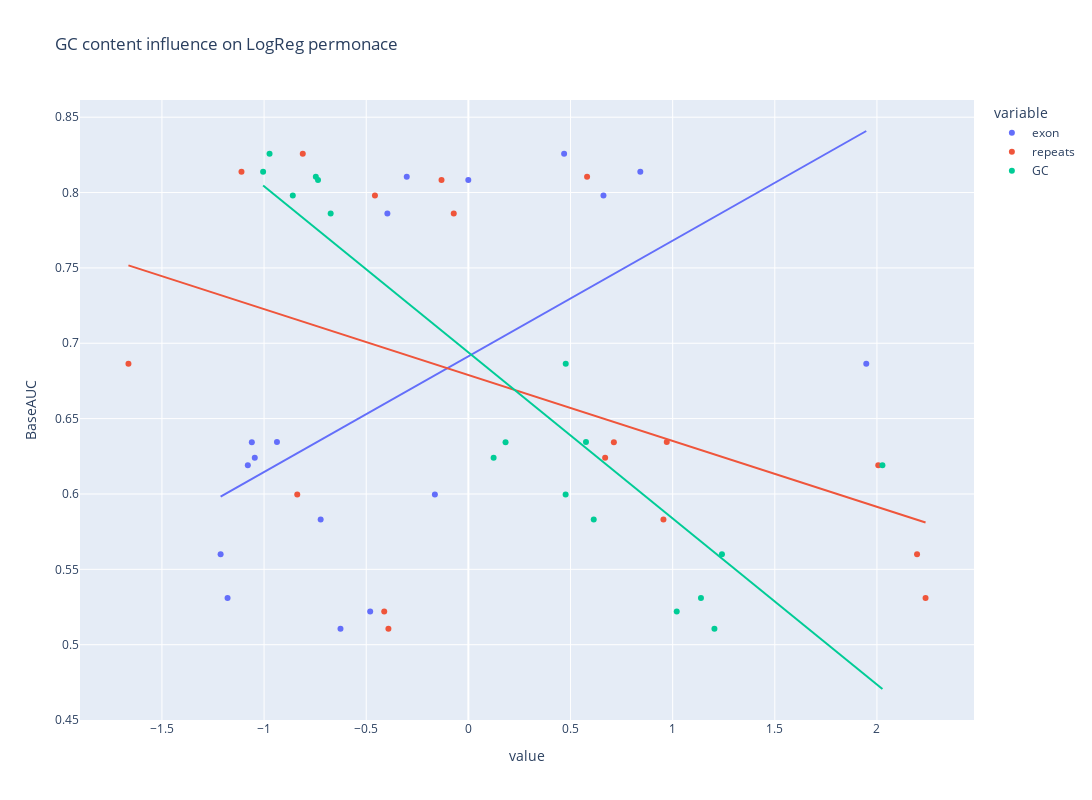

Notebook source saved alongside this figure:
### Code cell
fig = px.scatter(good_performance, 
                 x=[good_performance.exon, good_performance.repeats, good_performance.GC],  
                 y=good_performance.BaseAUC, 
                 #color="DataType", 
                 hover_name="Name",
                 labels={"x": "Absolute Delta GC"},
                 title="GC content influence on LogReg permonace",
                 trendline="ols",
                 width=1400, height=800)
fig.show()

### Figure 1 — Plotly figure (JSON) as saved in the notebook; plotly's stock layout.template omitted (floating-point values rounded to 4 significant figures)
{"data": [{"hovertemplate": "<b>%{hovertext}</b><br><br>variable=exon<br>value=%{x}<br>BaseAUC=%{y}<extra></extra>", "hovertext": ["CLIPSEQ_AGO2", "CLIPSEQ_SFRS1", "CLIPSEQ_elF4AIII_1", "CLIPSEQ_elF4AIII_2", "HITSCLIP_AGO_binding_clusters", "HITSCLIP_AGO_binding_clusters_2", "ICLIP_TDP43", "PARCLIP_AGO1234", "PARCLIP_AGOMNASE", "PARCLIP_ELAVL1A", "PARCLIP_ELAVL1MNASE", "PARCLIP_EWSR1", "PARCLIP_FUS", "PARCLIP_FUS_mut", "PARCLIP_IGF2BP123", "PARCLIP_QKI", "PARCLIP_TAF15"], "legendgroup": "exon", "marker": {"color": "#636efa", "symbol": "circle"}, "mode": "markers", "name": "exon", "orientation": "v", "showlegend": true, "type": "scatter", "x": [-0.1639, -1.08, -1.179, -1.213, -1.046, -1.06, 1.948, -0.937, -0.4806, 0.6612, -0.626, -0.3965, 0.4686, -0.3016, -0.723, 0.8417, -0.000352], "xaxis": "x", "y": [0.5996, 0.6191, 0.5309, 0.56, 0.624, 0.6343, 0.6863, 0.6345, 0.5221, 0.798, 0.5106, 0.7861, 0.8257, 0.8105, 0.5831, 0.8138, 0.8084], "yaxis": "y"}, {"hovertemplate": "<b>OLS trendline</b><br>BaseAUC = 0.0767542 * value + 0.691346<br>R<sup>2</sup>=0.334515<br><br>variable=exon<br>value=%{x}<br>BaseAUC=%{y} <b>(trend)</b><extra></extra>", "legendgroup": "exon", "marker": {"color": "#636efa", "symbol": "circle"}, "mode": "lines", "name": "exon", "showlegend": false, "type": "scatter", "x": [-1.213, -1.179, -1.08, -1.06, -1.046, -0.937, -0.723, -0.626, -0.4806, -0.3965, -0.3016, -0.1639, -0.000352, 0.4686, 0.6612, 0.8417, 1.948], "xaxis": "x", "y": [0.5983, 0.6009, 0.6085, 0.61, 0.6111, 0.6194, 0.6358, 0.6433, 0.6545, 0.6609, 0.6682, 0.6788, 0.6913, 0.7273, 0.7421, 0.7559, 0.8408], "yaxis": "y"}, {"hovertemplate": "<b>%{hovertext}</b><br><br>variable=repeats<br>value=%{x}<br>BaseAUC=%{y}<extra></extra>", "hovertext": ["CLIPSEQ_AGO2", "CLIPSEQ_SFRS1", "CLIPSEQ_elF4AIII_1", "CLIPSEQ_elF4AIII_2", "HITSCLIP_AGO_binding_clusters", "HITSCLIP_AGO_binding_clusters_2", "ICLIP_TDP43", "PARCLIP_AGO1234", "PARCLIP_AGOMNASE", "PARCLIP_ELAVL1A", "PARCLIP_ELAVL1MNASE", "PARCLIP_EWSR1", "PARCLIP_FUS", "PARCLIP_FUS_mut", "PARCLIP_IGF2BP123", "PARCLIP_QKI", "PARCLIP_TAF15"], "legendgroup": "repeats", "marker": {"color": "#EF553B", "symbol": "circle"}, "mode": "markers", "name": "repeats", "orientation": "v", "showlegend": true, "type": "scatter", "x": [-0.8376, 2.006, 2.238, 2.196, 0.6695, 0.7122, -1.664, 0.9711, -0.4119, -0.4574, -0.3914, -0.07153, -0.8106, 0.5811, 0.9549, -1.111, -0.1314], "xaxis": "x", "y": [0.5996, 0.6191, 0.5309, 0.56, 0.624, 0.6343, 0.6863, 0.6345, 0.5221, 0.798, 0.5106, 0.7861, 0.8257, 0.8105, 0.5831, 0.8138, 0.8084], "yaxis": "y"}, {"hovertemplate": "<b>OLS trendline</b><br>BaseAUC = -0.0437344 * value + 0.678908<br>R<sup>2</sup>=0.196021<br><br>variable=repeats<br>value=%{x}<br>BaseAUC=%{y} <b>(trend)</b><extra></extra>", "legendgroup": "repeats", "marker": {"color": "#EF553B", "symbol": "circle"}, "mode": "lines", "name": "repeats", "showlegend": false, "type": "scatter", "x": [-1.664, -1.111, -0.8376, -0.8106, -0.4574, -0.4119, -0.3914, -0.1314, -0.07153, 0.5811, 0.6695, 0.7122, 0.9549, 0.9711, 2.006, 2.196, 2.238], "xaxis": "x", "y": [0.7517, 0.7275, 0.7155, 0.7144, 0.6989, 0.6969, 0.696, 0.6847, 0.682, 0.6535, 0.6496, 0.6478, 0.6371, 0.6364, 0.5912, 0.5829, 0.581], "yaxis": "y"}, {"hovertemplate": "<b>%{hovertext}</b><br><br>variable=GC<br>value=%{x}<br>BaseAUC=%{y}<extra></extra>", "hovertext": ["CLIPSEQ_AGO2", "CLIPSEQ_SFRS1", "CLIPSEQ_elF4AIII_1", "CLIPSEQ_elF4AIII_2", "HITSCLIP_AGO_binding_clusters", "HITSCLIP_AGO_binding_clusters_2", "ICLIP_TDP43", "PARCLIP_AGO1234", "PARCLIP_AGOMNASE", "PARCLIP_ELAVL1A", "PARCLIP_ELAVL1MNASE", "PARCLIP_EWSR1", "PARCLIP_FUS", "PARCLIP_FUS_mut", "PARCLIP_IGF2BP123", "PARCLIP_QKI", "PARCLIP_TAF15"], "legendgroup": "GC", "marker": {"color": "#00cc96", "symbol": "circle"}, "mode": "markers", "name": "GC", "orientation": "v", "showlegend": true, "type": "scatter", "x": [0.476, 2.027, 1.139, 1.241, 0.1236, 0.182, 0.4766, 0.5757, 1.02, -0.8595, 1.204, -0.6741, -0.9733, -0.7467, 0.6136, -1.005, -0.736], "xaxis": "x", "y": [0.5996, 0.6191, 0.5309, 0.56, 0.624, 0.6343, 0.6863, 0.6345, 0.5221, 0.798, 0.5106, 0.7861, 0.8257, 0.8105, 0.5831, 0.8138, 0.8084], "yaxis": "y"}, {"hovertemplate": "<b>OLS trendline</b><br>BaseAUC = -0.110202 * value + 0.693953<br>R<sup>2</sup>=0.795838<br><br>variable=GC<br>value=%{x}<br>BaseAUC=%{y} <b>(trend)</b><extra></extra>", "legendgroup": "GC", "marker": {"color": "#00cc96", "symbol": "circle"}, "mode": "lines", "name": "GC", "showlegend": false, "type": "scatter", "x": [-1.005, -0.9733, -0.8595, -0.7467, -0.736, -0.6741, 0.1236, 0.182, 0.476, 0.4766, 0.5757, 0.6136, 1.02, 1.139, 1.204, 1.241, 2.027], "xaxis": "x", "y": [0.8047, 0.8012, 0.7887, 0.7762, 0.7751, 0.7682, 0.6803, 0.6739, 0.6415, 0.6414, 0.6305, 0.6263, 0.5816, 0.5685, 0.5612, 0.5572, 0.4706], "yaxis": "y"}], "layout": {"height": 800, "legend": {"title": {"text": "variable"}, "tracegroupgap": 0}, "title": {"text": "GC content influence on LogReg permonace"}, "width": 1400, "xaxis": {"anchor": "y", "domain": [0, 1], "title": {"text": "value"}}, "yaxis": {"anchor": "x", "domain": [0, 1], "title": {"text": "BaseAUC"}}}}
